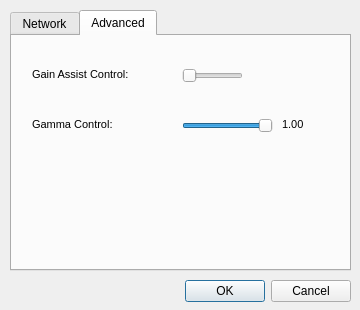
<?xml version="1.0" encoding="UTF-8"?>
<ui version="4.0">
 <class>DeviceForm</class>
 <widget class="QDialog" name="DeviceForm">
  <property name="windowModality">
   <enum>Qt::ApplicationModal</enum>
  </property>
  <property name="geometry">
   <rect>
    <x>0</x>
    <y>0</y>
    <width>360</width>
    <height>310</height>
   </rect>
  </property>
  <property name="sizePolicy">
   <sizepolicy hsizetype="Preferred" vsizetype="Preferred">
    <horstretch>0</horstretch>
    <verstretch>0</verstretch>
   </sizepolicy>
  </property>
  <property name="minimumSize">
   <size>
    <width>335</width>
    <height>180</height>
   </size>
  </property>
  <property name="maximumSize">
   <size>
    <width>16777215</width>
    <height>16777215</height>
   </size>
  </property>
  <property name="windowTitle">
   <string>Oculus Setup</string>
  </property>
  <widget class="QDialogButtonBox" name="buttonBox">
   <property name="geometry">
    <rect>
     <x>120</x>
     <y>280</y>
     <width>231</width>
     <height>23</height>
    </rect>
   </property>
   <property name="font">
    <font>
     <family>Arial</family>
    </font>
   </property>
   <property name="standardButtons">
    <set>QDialogButtonBox::Cancel|QDialogButtonBox::Ok</set>
   </property>
   <property name="centerButtons">
    <bool>false</bool>
   </property>
  </widget>
  <widget class="QTabWidget" name="tabWidget">
   <property name="geometry">
    <rect>
     <x>10</x>
     <y>10</y>
     <width>341</width>
     <height>261</height>
    </rect>
   </property>
   <property name="currentIndex">
    <number>1</number>
   </property>
   <widget class="QWidget" name="networkTab">
    <attribute name="title">
     <string>Network</string>
    </attribute>
    <widget class="QSlider" name="dhcpEnable">
     <property name="geometry">
      <rect>
       <x>170</x>
       <y>30</y>
       <width>61</width>
       <height>20</height>
      </rect>
     </property>
     <property name="toolTip">
      <string>Enables or disables the IP address assignment via DHCP</string>
     </property>
     <property name="maximum">
      <number>1</number>
     </property>
     <property name="value">
      <number>1</number>
     </property>
     <property name="orientation">
      <enum>Qt::Horizontal</enum>
     </property>
     <property name="tickInterval">
      <number>0</number>
     </property>
    </widget>
    <widget class="QLabel" name="label">
     <property name="geometry">
      <rect>
       <x>20</x>
       <y>80</y>
       <width>141</width>
       <height>16</height>
      </rect>
     </property>
     <property name="font">
      <font>
       <family>Arial</family>
       <pointsize>8</pointsize>
      </font>
     </property>
     <property name="text">
      <string>IP Address:</string>
     </property>
    </widget>
    <widget class="QLabel" name="label_3">
     <property name="geometry">
      <rect>
       <x>20</x>
       <y>30</y>
       <width>141</width>
       <height>16</height>
      </rect>
     </property>
     <property name="font">
      <font>
       <family>Arial</family>
       <pointsize>8</pointsize>
      </font>
     </property>
     <property name="text">
      <string>DHCP Enable:</string>
     </property>
    </widget>
    <widget class="QLabel" name="label_2">
     <property name="geometry">
      <rect>
       <x>20</x>
       <y>130</y>
       <width>141</width>
       <height>16</height>
      </rect>
     </property>
     <property name="font">
      <font>
       <family>Arial</family>
       <pointsize>8</pointsize>
      </font>
     </property>
     <property name="text">
      <string>Subnet Mask:</string>
     </property>
    </widget>
    <widget class="QLineEdit" name="ipMask">
     <property name="geometry">
      <rect>
       <x>170</x>
       <y>130</y>
       <width>151</width>
       <height>20</height>
      </rect>
     </property>
     <property name="toolTip">
      <string>Fixed subnet mask of Oculus</string>
     </property>
     <property name="inputMask">
      <string>999.999.999.999;_</string>
     </property>
     <property name="text">
      <string>999.999.999.999</string>
     </property>
    </widget>
    <widget class="QLineEdit" name="ipAddr">
     <property name="geometry">
      <rect>
       <x>169</x>
       <y>80</y>
       <width>151</width>
       <height>20</height>
      </rect>
     </property>
     <property name="toolTip">
      <string>Fixed IP address of Oculus</string>
     </property>
     <property name="inputMask">
      <string>999.999.999.999;_</string>
     </property>
     <property name="text">
      <string>999.999.999.999</string>
     </property>
     <property name="alignment">
      <set>Qt::AlignLeading|Qt::AlignLeft|Qt::AlignVCenter</set>
     </property>
    </widget>
    <widget class="QSlider" name="netSpeedLimitControl">
     <property name="geometry">
      <rect>
       <x>170</x>
       <y>180</y>
       <width>91</width>
       <height>20</height>
      </rect>
     </property>
     <property name="toolTip">
      <string>Slide to alter the maximum network speed</string>
     </property>
     <property name="minimum">
      <number>10</number>
     </property>
     <property name="maximum">
      <number>100</number>
     </property>
     <property name="value">
      <number>100</number>
     </property>
     <property name="orientation">
      <enum>Qt::Horizontal</enum>
     </property>
     <property name="tickInterval">
      <number>0</number>
     </property>
    </widget>
    <widget class="QLabel" name="label_4">
     <property name="geometry">
      <rect>
       <x>20</x>
       <y>180</y>
       <width>141</width>
       <height>16</height>
      </rect>
     </property>
     <property name="font">
      <font>
       <family>Arial</family>
       <pointsize>8</pointsize>
      </font>
     </property>
     <property name="text">
      <string>Speed Limit</string>
     </property>
    </widget>
    <widget class="QLabel" name="netSpeedLimitValue">
     <property name="geometry">
      <rect>
       <x>270</x>
       <y>180</y>
       <width>31</width>
       <height>16</height>
      </rect>
     </property>
     <property name="font">
      <font>
       <family>Arial</family>
       <pointsize>8</pointsize>
      </font>
     </property>
     <property name="text">
      <string>100</string>
     </property>
    </widget>
    <widget class="QLabel" name="label_5">
     <property name="geometry">
      <rect>
       <x>300</x>
       <y>180</y>
       <width>31</width>
       <height>16</height>
      </rect>
     </property>
     <property name="font">
      <font>
       <family>Arial</family>
       <pointsize>8</pointsize>
      </font>
     </property>
     <property name="text">
      <string>Mbit/s</string>
     </property>
    </widget>
   </widget>
   <widget class="QWidget" name="advancedTab">
    <attribute name="title">
     <string>Advanced</string>
    </attribute>
    <widget class="QLabel" name="label_6">
     <property name="geometry">
      <rect>
       <x>20</x>
       <y>30</y>
       <width>141</width>
       <height>16</height>
      </rect>
     </property>
     <property name="font">
      <font>
       <family>Arial</family>
       <pointsize>8</pointsize>
      </font>
     </property>
     <property name="text">
      <string>Gain Assist Control:</string>
     </property>
    </widget>
    <widget class="QSlider" name="gainAssist">
     <property name="geometry">
      <rect>
       <x>170</x>
       <y>30</y>
       <width>61</width>
       <height>20</height>
      </rect>
     </property>
     <property name="toolTip">
      <string>Enables or disables the gain assistance</string>
     </property>
     <property name="maximum">
      <number>1</number>
     </property>
     <property name="value">
      <number>0</number>
     </property>
     <property name="orientation">
      <enum>Qt::Horizontal</enum>
     </property>
     <property name="tickInterval">
      <number>0</number>
     </property>
    </widget>
    <widget class="QLabel" name="label_7">
     <property name="geometry">
      <rect>
       <x>20</x>
       <y>80</y>
       <width>141</width>
       <height>16</height>
      </rect>
     </property>
     <property name="font">
      <font>
       <family>Arial</family>
       <pointsize>8</pointsize>
      </font>
     </property>
     <property name="text">
      <string>Gamma Control:</string>
     </property>
    </widget>
    <widget class="QSlider" name="gammaControl">
     <property name="geometry">
      <rect>
       <x>170</x>
       <y>80</y>
       <width>91</width>
       <height>20</height>
      </rect>
     </property>
     <property name="toolTip">
      <string>Slide to adjust the amount of gamma correction</string>
     </property>
     <property name="minimum">
      <number>127</number>
     </property>
     <property name="maximum">
      <number>255</number>
     </property>
     <property name="value">
      <number>255</number>
     </property>
     <property name="orientation">
      <enum>Qt::Horizontal</enum>
     </property>
     <property name="tickInterval">
      <number>0</number>
     </property>
    </widget>
    <widget class="QLabel" name="gammaValue">
     <property name="geometry">
      <rect>
       <x>270</x>
       <y>80</y>
       <width>51</width>
       <height>16</height>
      </rect>
     </property>
     <property name="font">
      <font>
       <family>Arial</family>
       <pointsize>8</pointsize>
      </font>
     </property>
     <property name="text">
      <string>1.00</string>
     </property>
    </widget>
   </widget>
  </widget>
 </widget>
 <resources/>
 <connections>
  <connection>
   <sender>buttonBox</sender>
   <signal>accepted()</signal>
   <receiver>DeviceForm</receiver>
   <slot>accept()</slot>
   <hints>
    <hint type="sourcelabel">
     <x>205</x>
     <y>149</y>
    </hint>
    <hint type="destinationlabel">
     <x>167</x>
     <y>87</y>
    </hint>
   </hints>
  </connection>
  <connection>
   <sender>buttonBox</sender>
   <signal>rejected()</signal>
   <receiver>DeviceForm</receiver>
   <slot>reject()</slot>
   <hints>
    <hint type="sourcelabel">
     <x>205</x>
     <y>149</y>
    </hint>
    <hint type="destinationlabel">
     <x>167</x>
     <y>87</y>
    </hint>
   </hints>
  </connection>
 </connections>
</ui>
